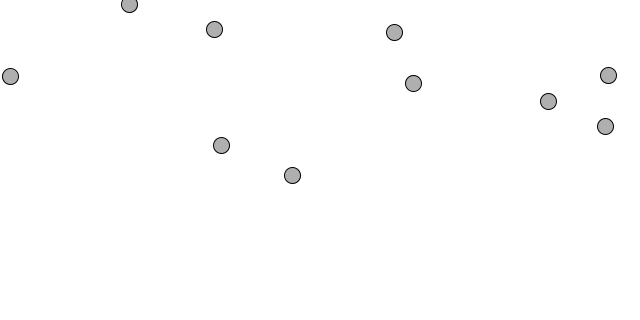
Frame 1 (no input)
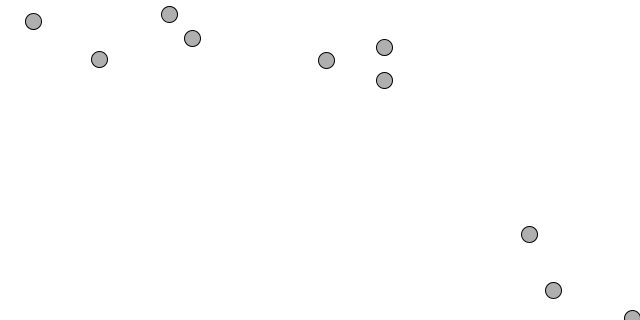
Frame 60 (the mouse pressed at the canvas centre just before this capture)
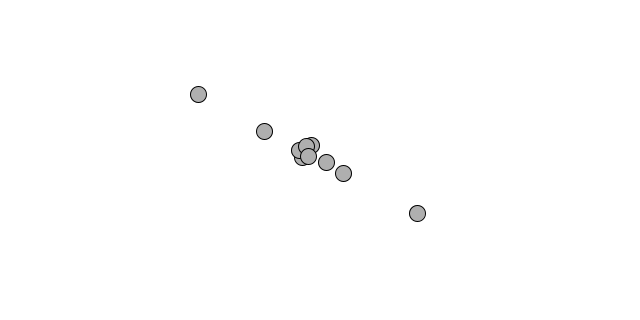
Frame 120 (the mouse held since frame 60 and released just before this capture)

The Processing sketch that drew these frames (run headless with seeded random() and noise(); from frame 60 on, the mouse is pressed at the canvas centre):

// Processing sketch: NoC_1_TrackMouse
// ── NoC_1_TrackMouse.pde
Mover[] movers = new Mover[10];


void setup() {
  size(640, 320);

  for (int i=0; i<10; i++) {
    movers[i] = new Mover();
  }
}

void draw() {
  background(255);
  for (int i = 0; i < movers.length; i++) {

    movers[i].update();
    movers[i].checkEdges();
    movers[i].display();
  }
}

// ── Mover.pde
class Mover {

  PVector location;
  PVector velocity;
  PVector acceleration;
  float topspeed;

  Mover() {
    location = new PVector(random(width), random(height));
    velocity = new PVector(0, 0);
    topspeed = 4;
  }

  void update() {

    PVector mouse = new PVector(mouseX, mouseY);
    PVector dir = PVector.sub(mouse, location);

    dir.normalize();
    
    dir.mult(0.5);
    //dir.mult(-1); // repel
    acceleration = dir;

    velocity.add(acceleration);
    velocity.limit(topspeed);
    location.add(velocity);
  }

  void display() {
    stroke(0);
    fill(175);
    ellipse(location.x, location.y, 16, 16);
  }

  void checkEdges() {

    if (location.x > width) {
      location.x = 0;
    } else if (location.x < 0) {
      location.x = width;
    }

    if (location.y > height) {
      location.y = 0;
    } else if (location.y < 0) {
      location.y = height;
    }
  }
}
